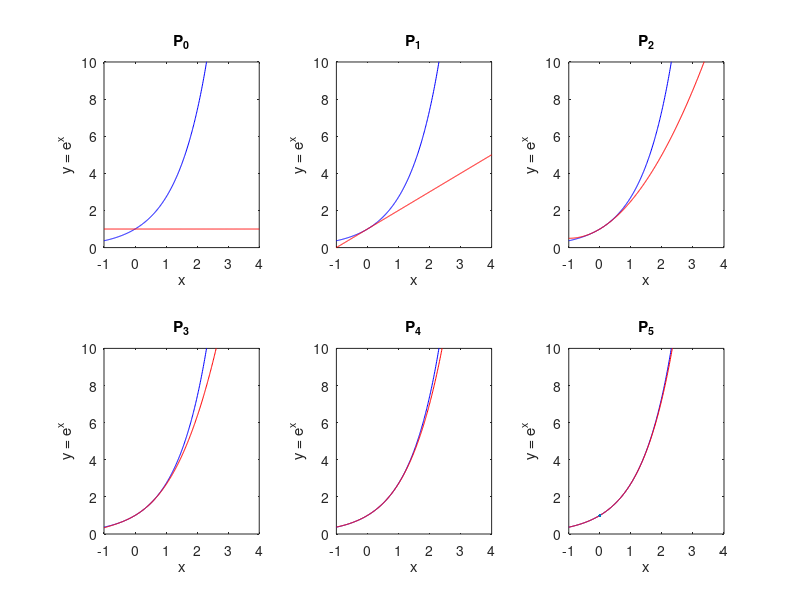

Write MATLAB code to recreate this figure.
clc; close all, clear
%Taylor Polynomials for e^x

x = -1:0.01:4;
subplot(2,3,1),plot(x,exp(x),'b-'),hold on
plot(x, x.*0+1,'r-')
xlabel('x'),ylabel('y = e^x'),title('P_0'),axis([-1 4 0 10])

subplot(2,3,2),plot(x,exp(x),'b-'),hold on
plot(x, 1+x,'r-')
xlabel('x'),ylabel('y = e^x'),title('P_1'),axis([-1 4 0 10])

subplot(2,3,3),plot(x,exp(x),'b-'),hold on
plot(x, 1+x+x.^2/(2*1),'r-')
xlabel('x'),ylabel('y = e^x'),title('P_2'),axis([-1 4 0 10])

subplot(2,3,4),plot(x,exp(x),'b-'),hold on
plot(x, 1+x+x.^2/(2*1)+x.^3/(3*2*1),'r-')
xlabel('x'),ylabel('y = e^x'),title('P_3'),axis([-1 4 0 10])

subplot(2,3,5),plot(x,exp(x),'b-'),hold on
plot(x, 1+x+x.^2/(2*1)+x.^3/(3*2*1)+x.^4/(4*3*2*1),'r-')
xlabel('x'),ylabel('y = e^x'),title('P_4'),axis([-1 4 0 10])

subplot(2,3,6),plot(x,exp(x),'b-'),hold on
plot(x, 1+x+x.^2/(2*1)+x.^3/(3*2*1)+x.^4/(4*3*2*1)+x.^5/(5*4*3*2*1),'r-'),hold on
plot(0,1,'.')
xlabel('x'),ylabel('y = e^x'),title('P_5'),axis([-1 4 0 10])